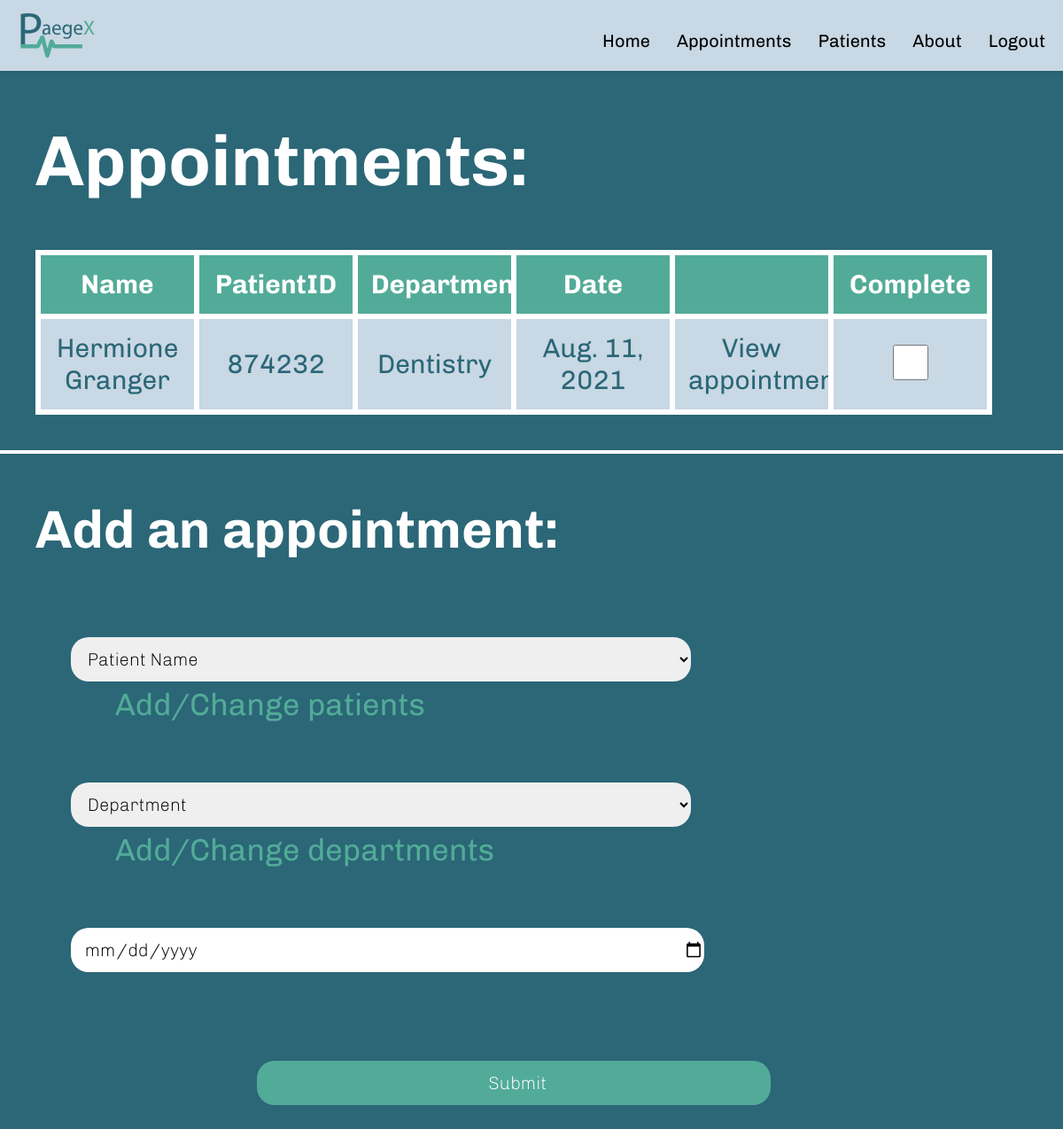
The page /appointments/ (signed in) on the database its author committed.
### appointments/models.py (models this page shows, shortened)
class Appointment(models.Model):
    date = models.DateField()
    patient = models.ForeignKey(Patient, on_delete=models.CASCADE, related_name="appointments")
    department = models.ForeignKey(Department, on_delete=models.CASCADE, related_name="appointments")
    identification = models.CharField(max_length=6)

class Patient(models.Model):
    user = models.ForeignKey(User, on_delete=models.SET_NULL, null=True, blank=True)
    name = models.CharField(max_length=64)
    id = models.BigAutoField(primary_key=True)
    dateOfBirth = models.DateField(default=timezone.localdate)
    gender = models.CharField(max_length=64, default="")
    phone = models.CharField(max_length=20, default="")
    notes = models.CharField(max_length=1000, default="")
    def __str__(self):
        return f"{self.name} "

class Department(models.Model):
    name = models.CharField(max_length=64)
    user = models.ForeignKey(User, on_delete=models.SET_NULL, null=True, blank=True)
    def __str__(self):
        return f"{self.name}"

### appointments/views.py (the view)
# urls.py: path("", views.index, name="index"),
@login_required(login_url='loginPage')
def index(request):
    user = request.user
    return render(request, "appointments/index.html", {
        "appointments": Appointment.objects.filter(patient__user=user),
        "patients": Patient.objects.filter(user=user),
        "departments": Department.objects.filter(user=user)
    })

### appointments/templates/appointments/index.html (shortened to what this page needs)
{% extends "users/layoutMenu.html" %}
{% block body %}
    <h1>Appointments:</h1>
    {% if not appointments %}
        <h2 class="textMessage">No appointments to show. Try adding one below</h2>
    {% else %}
        <table>
            <thead>
                <tr>
                    <th>Name</th>
                    <th>PatientID</th>
                    <th>Department</th>
                    <th>Date</th>
                    <th></th>
                    <th>Complete</th>
                </tr>
            </thead>
            <tbody >
                {% for appointment in appointments %}
                    <tr>
                        <td>
                            <a href="{% url 'patient' appointment.patient.id %}">
                                {{appointment.patient.name}}
                            </a>
                        </td>
                        <td>
                            <a href="{% url 'patient' appointment.patient.id %}">
                                {{appointment.patient.id}}
                            </a>
                        </td>
                        <td>
                            <a href="{% url 'departments' %}">
                                {{appointment.department}}
                            </a>
                        </td>
                        <td>
                            <a href="{% url 'appointment' appointment.id %}">
                                {{appointment.date}}
                            </a>
                        </td>
                        <td>
                            <a href="{% url 'appointment' appointment.id %}">
                                View appointment
                            </a>
                        </td>
                        <td>
                            <form action="{% url 'removeAppointment' %}" method="post">
                                <input type="checkbox" id="appointmentComplete" name="appointmentComplete" value="{{ appointment.id }}" onChange="this.form.submit()" style="width: 40px;">
                            </form>
                        </td>
                    </tr>
                {% endfor %}
            </tbody>
        </table>
    {% endif %}
    <hr>
    <h2>Add an appointment:</h2>
    <form action="{% url 'addAppointment' %}" method="post">
        <div class="addForm">
            <select name="patient" required>
                <option value="" disabled selected hidden>Patient Name</option>
            </select>
            <a href="{% url 'appointmentIndex' %}" class="pageLinks">Add/Change patients</a>
        </div>
        <div class="addForm">
            <select name="department" required>
                    <option value="" disabled selected hidden>Department</option>
            </select>
            <a href="departments" class="pageLinks">Add/Change departments</a>
        </div>
        <div class="addForm">
            <input type="date" name="date" required>
        </div>
        <div class="submitWrapper">
            <input type="submit" class="submitButton">
        </div>
    </form>
{% endblock %}

### assets/styles.css (style rules this page uses)
html, body { max-width: 100%; overflow-x: hidden; }
body { font-family: Chivo, sans-serif; font-weight: 200; font-size: 40px; margin: 0px; padding: 0px; }
body h1 { margin-left: 40px; color: #ffffff; }
thead { background-color: #52ab98; }
tbody tr { background-color: #c8d8e4; }
table { font-size: 30px; width: 90%; table-layout: fixed; border-collapse: collapse; margin: 40px 40px 40px 40px; overflow: hidden; border-radius: 0; }
table th, td { padding: 15px; text-align: center; border: 6px solid #ffffff; overflow: hidden; }
body { font-family: Chivo, sans-serif; font-weight: 200; font-size: 40px; margin: 0px; padding: 0px; background-color: #2b6777; color: white; }
table a { text-decoration: none; color: #2b6777; font-weight: normal; font-size: 30px; display: block; }
select, input, button { height: 50px; width: calc(100% - 80px); max-width: 700px; font-weight: lighter; font-size: 20px; border-radius: 20px; padding-left: 15px; outline: none; border: none; font-family: Chivo, sans-serif; }
.submitButton { width: 50%; margin-top: 40px; margin-bottom: 40px; background-color: #52ab98; color: white; margin-left: auto; margin-right: auto; }
.submitWrapper { display: flex; justify-content: center; padding-top: 30px; padding-bottom: 30px; padding-right: 40px; }
hr { color: white; border: 2px solid white; }
body h2 { margin-left: 40px; color: #ffffff; }
.addForm { padding-left: 80px; padding-top: 30px; padding-bottom: 30px; padding-right: 40px; width: 80%; }
.pageLinks { text-decoration: none; color: #52ab98; font-weight: normal; font-size: 35px; margin-left: 50px; }

### rows shown on the page
Appointment: patient.name "Hermione Granger", patient.id "874232", department "Dentistry", date "Aug. 11, 2021"
